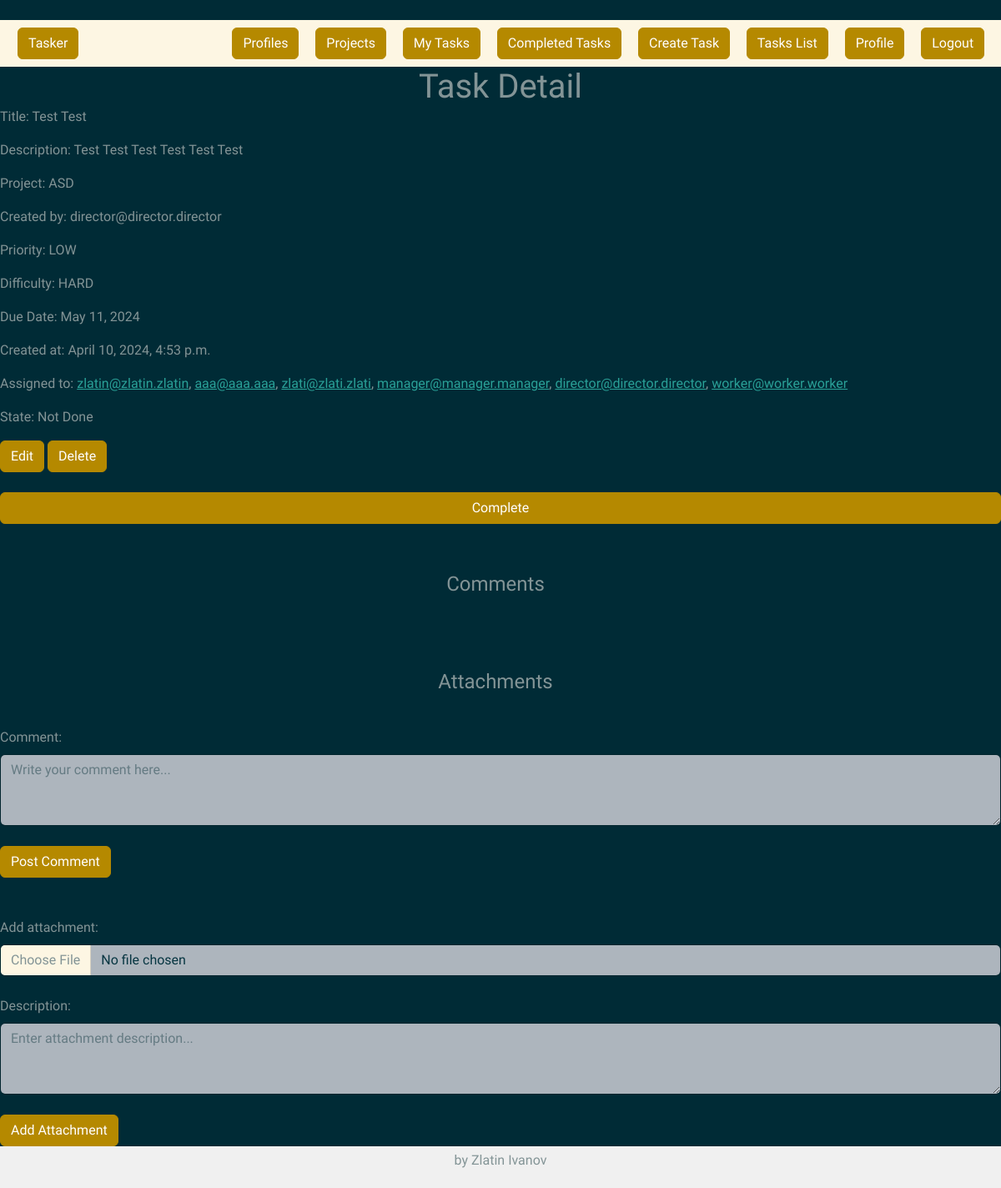
The app's page /tasks/task/11/ (signed in), older data.
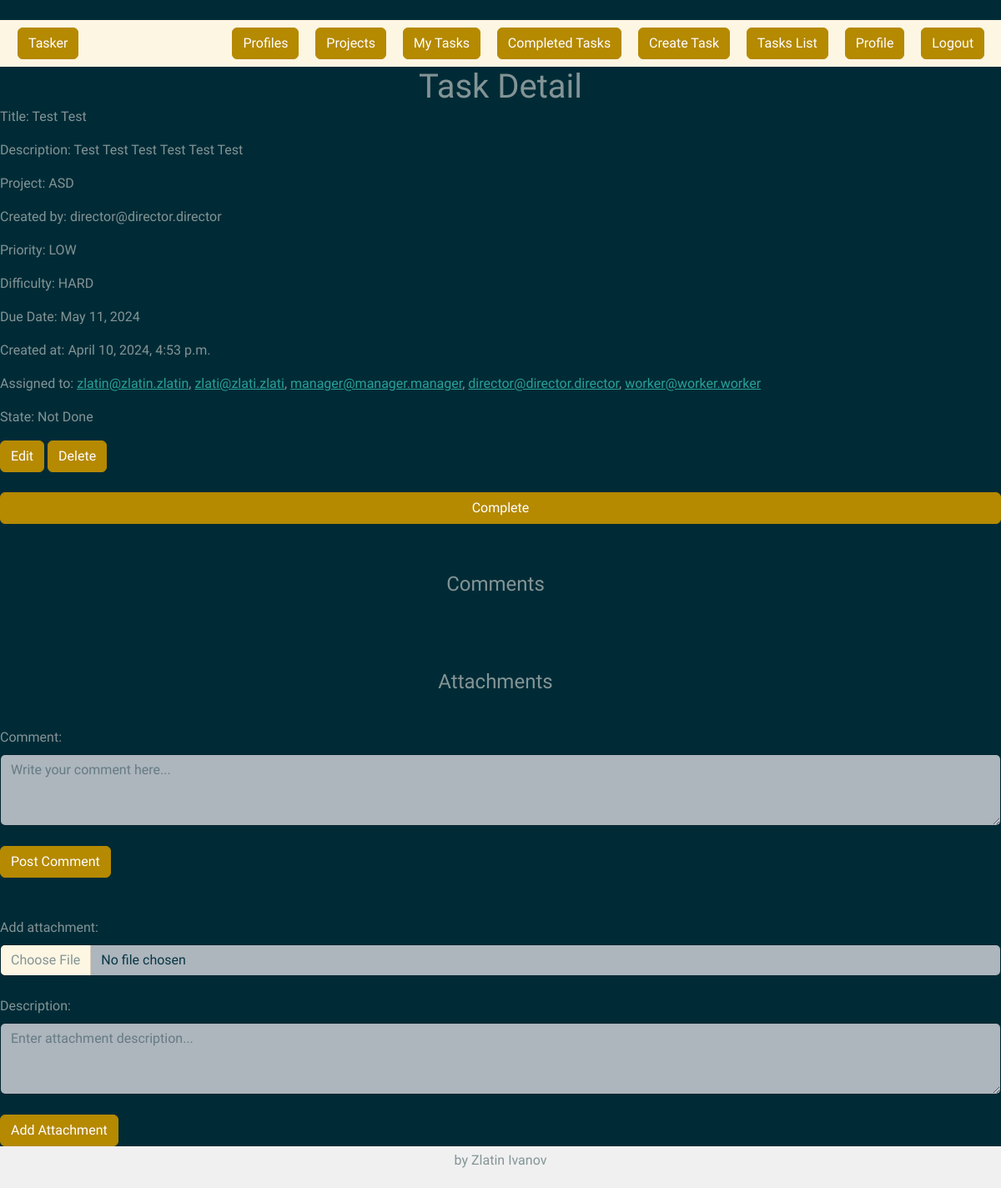
The same page, newer data.
### tasker/accounts/models.py (models this page shows)
class TaskerUser(auth_models.AbstractBaseUser, auth_models.PermissionsMixin):
    email = models.EmailField(
        _("email address"),
        unique=True,
        error_messages={
            "unique": _("A user with that email already exists."),
        },
    )
    date_joined = models.DateTimeField(_("date joined"), default=timezone.now)
    is_staff = models.BooleanField(
        default=False,
    )
    is_active = models.BooleanField(
        default=True,
    )
    USERNAME_FIELD = "email"
    objects = TaskerUserManager()

### tasker/tasks/views.py (the view, shortened to what this page needs)
# urls.py: path("", TaskDetailsView.as_view(), name="task_details"),
class TaskDetailsView(auth_mixin.LoginRequiredMixin, views.DetailView):
    model = Tasks
    template_name = "tasks/task_details.html"
    pk_url_kwarg = 'pk'
    def get_context_data(self, **kwargs):
        context = super().get_context_data(**kwargs)
        context['comment_form'] = CommentForm()
        context['attachment_form'] = AttachmentForm()
        return context

### tasker/common/forms.py
class CommentForm(forms.ModelForm):
    class Meta:
        model = Comment
        fields = ['comment']
        widgets = {
            'comment': forms.Textarea(attrs={'placeholder': 'Enter your comment here...'})
        }

class AttachmentForm(forms.ModelForm):
    class Meta:
        model = Attachment
        fields = ['file', 'description']

### tasker/projects/models.py (called while the page is built)
    def __str__(self):
        return self.name

### templates/tasks/task_details.html (shortened to what this page needs)
{% extends "base.html" %}
{% load static %}
{% block main_content %}
    <h1>Task Detail</h1>
    <p class="button">Title: {{ object.title }}</p>
    <p>Description: {{ object.description }}</p>
    <p>Project: {{ object.project }}</p>
    <p>Created by: {{ object.created_by }}</p>
    <p>Priority: {{ object.priority }}</p>
    <p>Difficulty: {{ object.difficulty }}</p>
    <p>Due Date: {{ object.due_date }}</p>
    <p>Created at: {{ object.created_at }}</p>
    <p>Assigned to:
        {% for user in object.assigned_to.all %}
            <a href="{% url 'details profile' pk=user.pk %}">{{ user }}</a>{% if not forloop.last %}, {% endif %}
        {% endfor %}
    </p>
    <p>State: {{ object.state }}</p>
    <a class="btn-primary btn" href="{% url 'edit_task' pk=object.pk %}">Edit</a>
    <a class="btn-primary btn" href="{% url 'delete_task' pk=object.pk %}">Delete</a>
    <br>
    <br>
    {% if  object.state == "Not Done" %}
        <a class="btn-primary btn button-long" href="{% url 'complete_task' pk=object.pk %}">Complete</a>
    {% endif %}
    <br>
    <br>
    <br>
    <h4 class="list-group container">Comments</h4>
    <br>
    <br>
    <br>
    <h4 class="list-group container">Attachments</h4>
    <form method="post" action="{% url 'task_details' pk=object.pk %}">
        <label for="exampleTextarea" class="form-label mt-4">Comment:</label><br>
        <textarea class="form-control" id="exampleTextarea" rows="3" id="comment" name="comment"
                  placeholder="Write your comment here..."></textarea><br>
        <button class="btn btn-primary" type="submit" name="comment_submit">Post Comment</button>
    </form>
    <br>
    <form method="post" action="{% url 'task_details' pk=object.pk %}" enctype="multipart/form-data">
        <label for="attachment_file" class="form-label mt-4">Add attachment:</label><br>
        <input class="form-control" type="file" id="attachment_file" name="file"><br>
        <label for="attachment_description" class="form-label">Description:</label><br>
        <textarea class="form-control" id="attachment_description" rows="3" name="attachment_description"
                  placeholder="Enter attachment description..."></textarea><br>
        <button name="attachment_submit" type="submit" class="btn btn-primary">Add Attachment</button>
    </form>
{% endblock %}

Row changes from the older to the newer data that the page shows:
removed TaskerUser: email "aaa@aaa.aaa"
